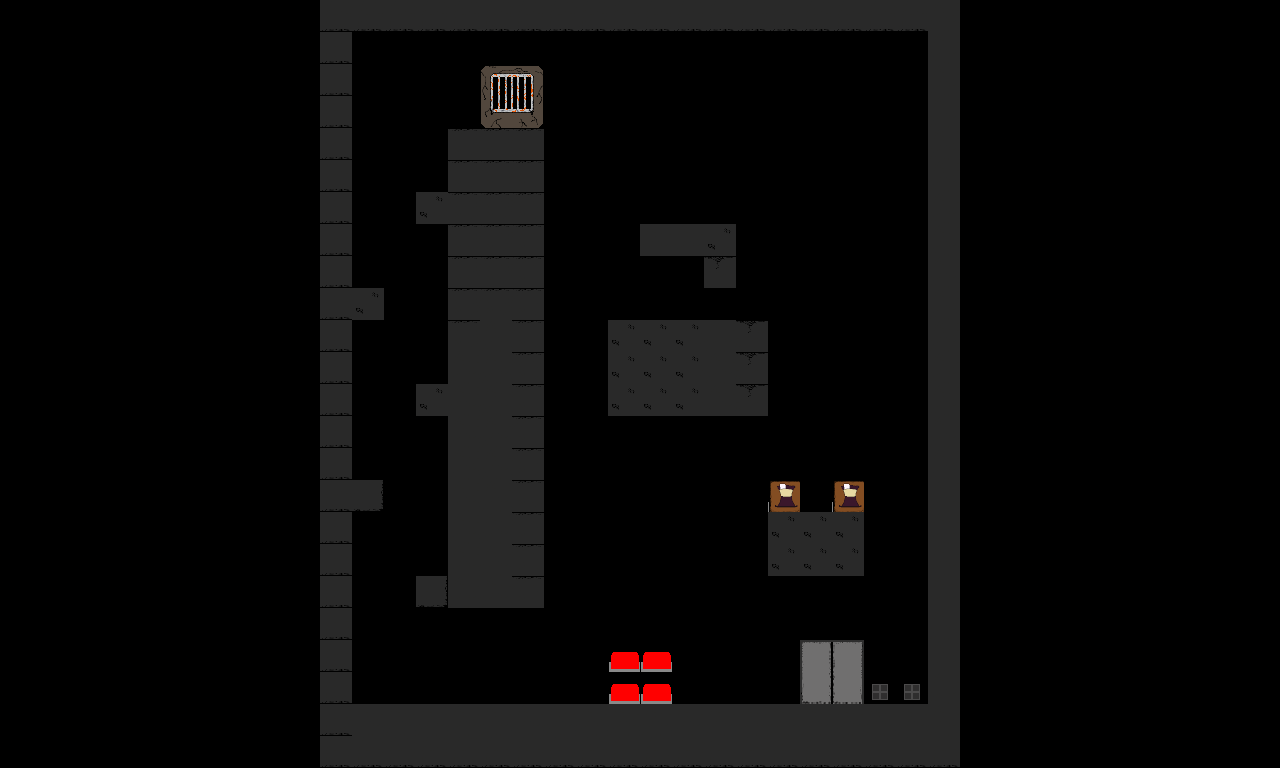

This game map was drawn from its Tiled (.tmx) file and the tilesets committed beside it. A one-line description and the trimmed map source follow:
An orthogonal 40x24 tile map with 32x32 px tiles, 1 tile layer (Platforms).

<map version="1.2" tiledversion="1.3.4" orientation="orthogonal" renderorder="right-down" width="40" height="24" tilewidth="32" tileheight="32" infinite="0" nextlayerid="2" nextobjectid="1">
 <tileset firstgid="1" name="ScaleGameTileset1" tilewidth="32" tileheight="32" tilecount="35" columns="7">
  <image source="../Old Assets/spritesheet1.png" width="224" height="161" />
 </tileset>
 <layer id="1" name="Platforms" width="40" height="24">
  <data>[960 cells, 675 non-empty, 18 distinct tile ids]</data>
 </layer>
</map>
